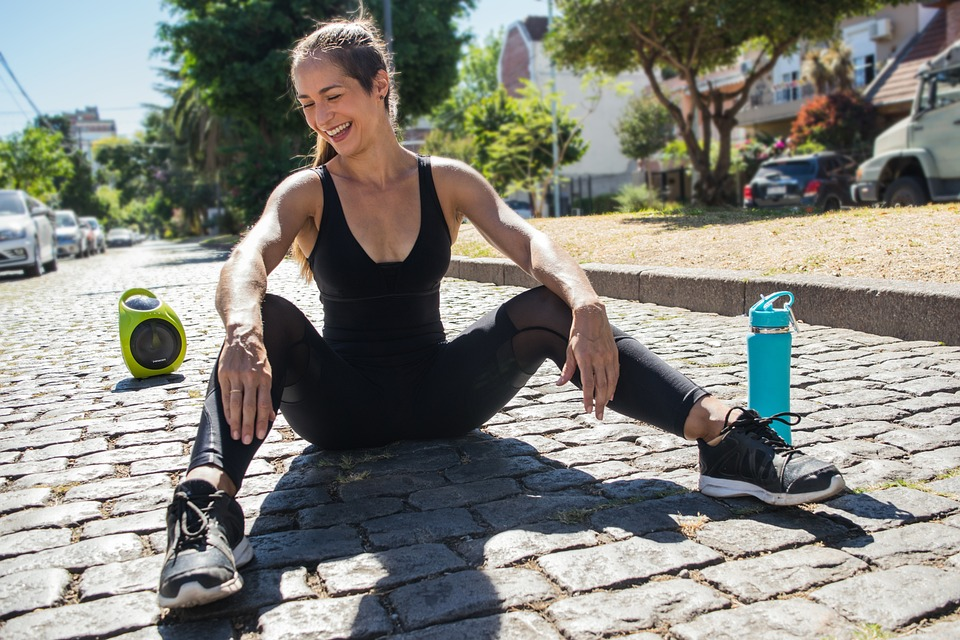
#> input picture src/cv/mp/image.jpg, 960 x 640 px, given in place of the camera
$ python camera.py
#> lines starting #> are read from the running program, lines starting #| are printed output that depends on the picture
### src/cv/color.py
import argparse
import numpy as np
import cv2

color2Hue = {
    "red":      0 / 2,
    "yellow":  60 / 2,
    "green":  120 / 2,
    "blue":   180 / 2,
    "blue":   240 / 2,
    "purple": 300 / 2
}

class ColorDetection():
    def __init__(self, img: np.ndarray, detect: int, resize: int, debugMode: bool =False):
        self.img = img

        self.debugMode = (debugMode == "y")
        self.CROP_PERCENTAGE = detect
        self.RESIZE_PERCENTAGE = resize

        # For HSV in OpenCV, hue range is [0,179], NOT [0,359]
        # [OpenCV: Changing Colorspaces](https://docs.opencv.org/4.x/df/d9d/tutorial_py_colorspaces.html)

        width = int(self.img.shape[1] * self.RESIZE_PERCENTAGE / 100)
        height = int(self.img.shape[0] * self.RESIZE_PERCENTAGE / 100)
        dim = (width, height)

        # resize image
        self.img = cv2.resize(self.img, dim, interpolation=cv2.INTER_AREA)

        self.imgOriginal = self.img.copy()


    def enhance(self, img: np.ndarray, brightness=0, contrast=100):
        # [【OpenCV】8 - 運用 OpenCV 改變圖片的對比度 modify contrast (內含：網路上常見錯誤調整對比度方式的分析)](https://www.wongwonggoods.com/python/python_opencv/opencv-modify-contrast/)
        import math

        b = brightness / 255.0
        c = contrast / 255.0
        k = math.tan((45 + 44 * c) / 180 * math.pi)

        img = (img - 127.5 * (1 - b)) * k + 127.5 * (1 + b)

        # 所有值必須介於 0~255 之間，超過255 = 255，小於 0 = 0
        img = np.clip(img, 0, 255).astype(np.uint8)

        return img

    # [50 lines left out: function maskByColor, not called in this run]

    def crop(self, img: np.ndarray, percent: int) -> np.ndarray:
        # Crop out the center area
        percent /= 100
        h = img.shape[0]
        w = img.shape[1]
        y0 = int(h * (1 - percent) / 2)
        y1 = h - y0
        x0 = int(w * (1 - percent) / 2)
        x1 = w - x0
        return img[y0:y1, x0:x1]

    def chooseArea(self, img: np.ndarray, percent: int) -> np.ndarray:
        # [python - Creating a Blank image based on the dimensions from another pictures - Stack Overflow](https://stackoverflow.com/questions/65928581/creating-a-blank-image-based-on-the-dimensions-from-another-pictures)
        blackBg: np.ndarray = np.zeros_like(img, dtype=np.uint8)

        # Crop out the center area
        percent /= 100
        h = img.shape[0]
        w = img.shape[1]
        y0 = int(h * (1 - percent) / 2)
        y1 = h - y0
        x0 = int(w * (1 - percent) / 2)
        x1 = w - x0

        # Add the area on the bg
        blackBg[y0:y1, x0:x1] = img[y0:y1, x0:x1]
        return blackBg

    def compareImage(self, show: bool = True, original=None, compare=None):
        if not self.debugMode:
            return

        window = "Compare"

        if show:
            if original is None:
                original = self.imgOriginal
            if compare is None:
                compare = self.img

            cv2.imshow(window, np.hstack([original, compare]))
            cv2.waitKey(0)
        else:
            cv2.destroyWindow(window)

    def colorQuantization(self, img: np.ndarray, k: int):
        # [How to find the average colour of an image in Python with OpenCV? - Stack Overflow](https://stackoverflow.com/questions/43111029/how-to-find-the-average-colour-of-an-image-in-python-with-opencv?newreg=7550175d510343eba40bc392203da6fc)
        # [OpenCV: K-Means Clustering in OpenCV](https://docs.opencv.org/3.4/d1/d5c/tutorial_py_kmeans_opencv.html)

        pixels = np.float32(img.reshape(-1, 3))
        criteria = (cv2.TERM_CRITERIA_EPS +
                    cv2.TERM_CRITERIA_MAX_ITER, 10, 1.0)
        flag = cv2.KMEANS_RANDOM_CENTERS
        _, labels, centers = cv2.kmeans(pixels, k, None, criteria, 10, flag)
        # labels: the pixel map of each color in centers
        # label: the index of centers

        # Map labels back into each color in centers
        """
        e.g.:
        >>> a = np.array([6,7])
        >>> b = np.array([0,0,0,1,1])
        >>> a[b]
        array([6, 6, 6, 7, 7])
        """
        centers = np.uint8(centers)
        res = centers[labels.flatten()]
        # Reshape to the original image
        res: np.ndarray = res.reshape((img.shape))

        # Get pixel amounts of each label (color)
        labels, counts = np.unique(labels, return_counts=True)

        # Sort labels by counts decreasingly
        labels = [l for _, l in sorted(zip(counts, labels), reverse=True)]
        # Map labels back into each color in centers
        dominants = centers[labels]
        self.compareImage(original=img, compare=res)
        return res, dominants

    def dominantColor(self, img: np.ndarray):
        res, dominants = self.colorQuantization(img, 3)
        dominantColor = dominants[0]

        dominantColorImg = img.copy()
        dominantColorImg[:] = dominants[0]

        self.compareImage(original=res, compare=dominantColorImg)

        BGR = np.uint8([[dominantColor]])
        HSV = cv2.cvtColor(BGR, cv2.COLOR_BGR2HSV)
        colorHSV: np.ndarray = HSV[0][0]
        return colorHSV

    def colorName(self, img: np.ndarray) -> str:
        # [HSV](https://color.lukas-stratmann.com/color-systems/hsv.html)
        hue, saturation, value = self.dominantColor(img)
        if value < 64:
            return "black"
        elif saturation < 32:
            if value > 256-32:
                return "white"
            else:
                return "gray"

        def hueDiffence(colorHuePair: tuple) -> int:
            diff = abs(hue - colorHuePair[1])
            return diff if diff < 90 else 180 - diff

        color, _ = min(color2Hue.items(), key=hueDiffence)
        return color

    def main(self):

        # Blur
        self.img: np.ndarray = cv2.GaussianBlur(self.img, (15, 15), 0)
        self.compareImage()

        # Enhance
        self.img = self.enhance(self.img, 0, 200)
        self.compareImage()

        # Choose detection area
        self.img = self.chooseArea(self.img, percent=self.CROP_PERCENTAGE)
        self.imgCropped = self.crop(self.img, percent=self.CROP_PERCENTAGE)
        self.compareImage()

        color1 = self.colorName(self.imgCropped)
        print(f"The dominant color is {color1}.")
        cv2.destroyAllWindows()

        return color1

        # [4 lines of commented-out code are left out]


# [20 lines left out: function main, not called in this run]


# [2 lines that do not run on import are left out]

### src/cv/camera.py
import cv2
from src.cv import color

class Camera:
    def run(self, source=0):
        """Run the camera stream. Press `End` key to kill it.

        Args:
            source (int, str): A camera source or a path of a video file. Defaults to 0.
        """

        # Ref: [Python-OpenCV — 讀取顯示及儲存影像、影片 | by 李謦伊 | 謦伊的閱讀筆記 | Medium](https://medium.com/ching-i/python-opencv-%E8%AE%80%E5%8F%96%E9%A1%AF%E7%A4%BA%E5%8F%8A%E5%84%B2%E5%AD%98%E5%BD%B1%E5%83%8F-%E5%BD%B1%E7%89%87-ee3701c454da)

        cap = cv2.VideoCapture(source)
        while (cap.isOpened()):
            ret, frame = cap.read()
            break # debug

            cv2.imshow('frame', frame)
            key = cv2.waitKey(1)
            # ESC
            if key == 27:
                break
        cap.release()
        cv2.destroyAllWindows()

        cd = color.ColorDetection(img=frame, detect=40, resize=50)
        cd.main()


def main():
    camera = Camera()
    camera.run()
#> in run, frame is the input picture: shape (640, 960, 3); mean B, G, R 124.4, 131.3, 131.4
#> in __init__, `self.img = cv2.resize(self.img, dim, interpolation=cv2.INTER_AREA)`:
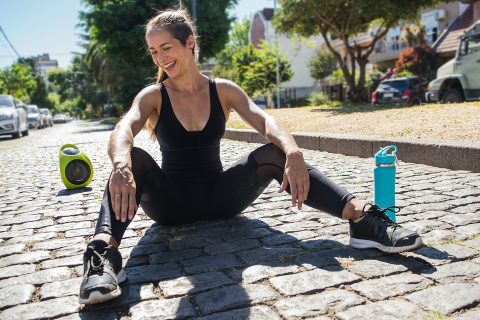
#> self.img: shape (320, 480, 3); mean B, G, R 124.5, 131.4, 131.5
#> in main, `self.img: np.ndarray = cv2.GaussianBlur(self.img, (15, 15), 0)`:
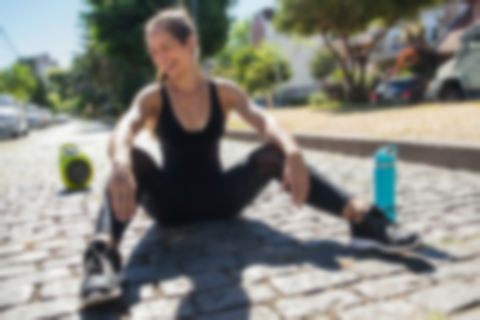
#> self.img: shape (320, 480, 3); mean B, G, R 124.5, 131.4, 131.5
#> in enhance, `img = np.clip(img, 0, 255).astype(np.uint8)`:
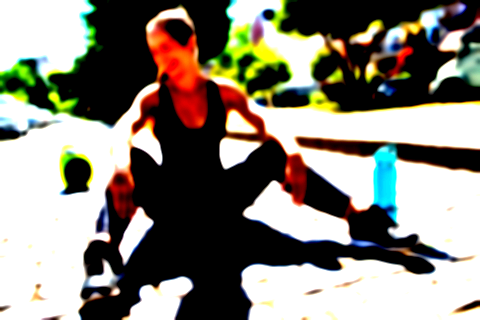
#> img: shape (320, 480, 3); mean of channels 0, 1, 2 121.2, 131.3, 135.2; drawn as B, G, R
#> in chooseArea, `blackBg[y0:y1, x0:x1] = img[y0:y1, x0:x1]`:
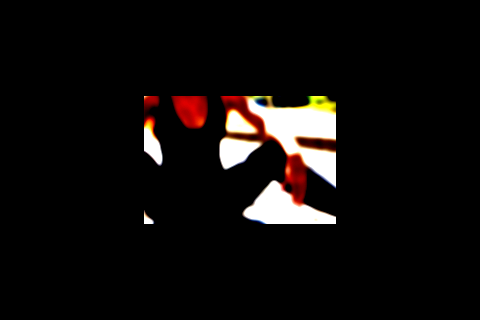
#> blackBg: shape (320, 480, 3); mean of channels 0, 1, 2 11.8, 13, 16.2; drawn as B, G, R
#> in crop, `return img[y0:y1, x0:x1]`:
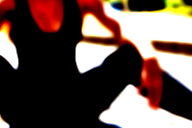
#> returned value: shape (128, 192, 3); mean of channels 0, 1, 2 74, 81.2, 101.2; drawn as B, G, R
#> in colorQuantization, `_, labels, centers = cv2.kmeans(pixels, k, None, criteria, 10, flag)`: centers = [[15.25, 47.14, 161.9], [241.9, 250.5, 252.9], [0.865, 0.64, 4.25]]
#> in colorQuantization, `centers = np.uint8(centers)`: centers = [[15, 47, 161], [241, 250, 252], [0, 0, 4]]
#> in colorQuantization, `res: np.ndarray = res.reshape((img.shape))`:
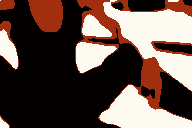
#> res: shape (128, 192, 3); mean of channels 0, 1, 2 73.2, 80.7, 100.7; drawn as B, G, R
#> in colorQuantization, `labels, counts = np.unique(labels, return_counts=True)`: labels = [0, 1, 2]; counts = [3711, 7232, 13633]
#> in colorQuantization, `labels = [l for _, l in sorted(zip(counts, labels), reverse=True)]`: labels = [2, 1, 0]
#> in colorQuantization, `dominants = centers[labels]`: dominants = [[0, 0, 4], [241, 250, 252], [15, 47, 161]]
#> in dominantColor, `dominantColor = dominants[0]`: dominantColor = [0, 0, 4]
#> in dominantColor, `BGR = np.uint8([[dominantColor]])`: BGR = [[0, 0, 4]]
#> in dominantColor, `HSV = cv2.cvtColor(BGR, cv2.COLOR_BGR2HSV)`: HSV = [[0, 255, 4]]
#> in dominantColor, `colorHSV: np.ndarray = HSV[0][0]`: colorHSV = [0, 255, 4]
#> in colorName, `hue, saturation, value = self.dominantColor(img)`: hue = 0; saturation = 255; value = 4
#> in main, `color1 = self.colorName(self.imgCropped)`: color1 = 'black'
#| The dominant color is black.


if __name__ == "__main__":
    main()
